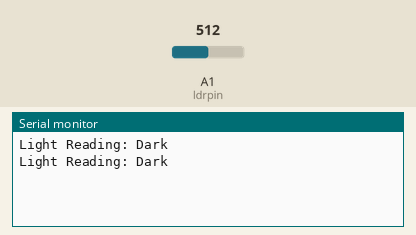
Simulated run of this sketch. Board: Arduino Uno, built with avr-gcc and run on an emulated ATmega328P. Parts: the last lines printed to the serial monitor. The inputs (shaded band) are chosen by the test bench; at power-on: A1 (ldrpin) = 512.

Above: at 1.8 s.
1.9 s: A1 (ldrpin) set to 218
At 2.5 s:
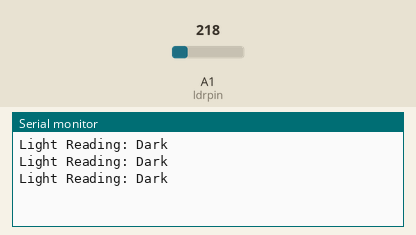
3.4 s: A1 (ldrpin) set to 183
At 4.8 s:
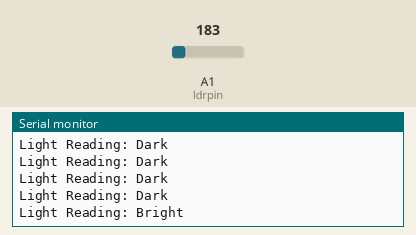

Measured:
- the behaviour switches between 201 and 200 on A1 (ldrpin) (found by bisection; images 1 and 2)
- after the input at 3.4 s, the serial monitor: prints a new line after 0.60 s (image 2)

The sketch:

ldrsensor.ino
```cpp
int ldrpin=A1;
void setup() {
 Serial.begin(9600);

}

void loop() {
  int lightvalue=analogRead(ldrpin);
  if(lightvalue<=200){
    Serial.println("Light Reading: Bright");
  }
  else{
    Serial.println("Light Reading: Dark");
  }
  delay(1000);
}
```
